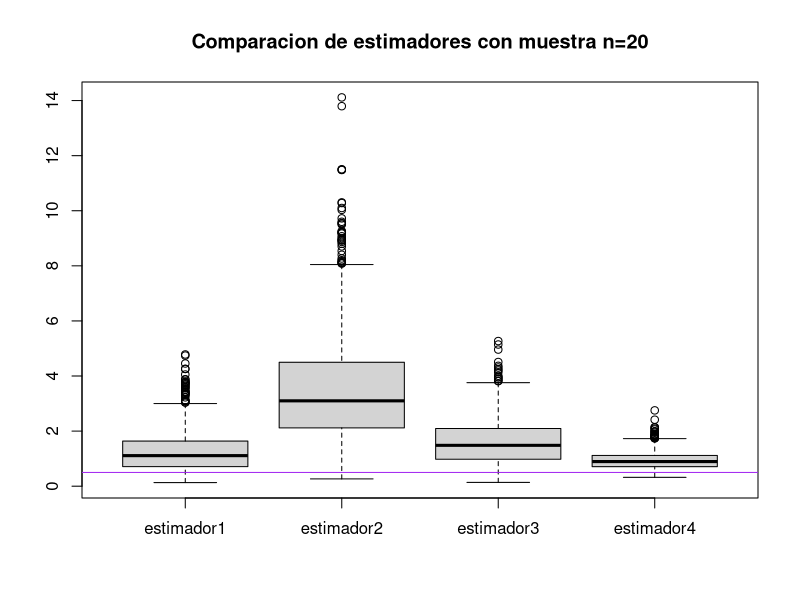
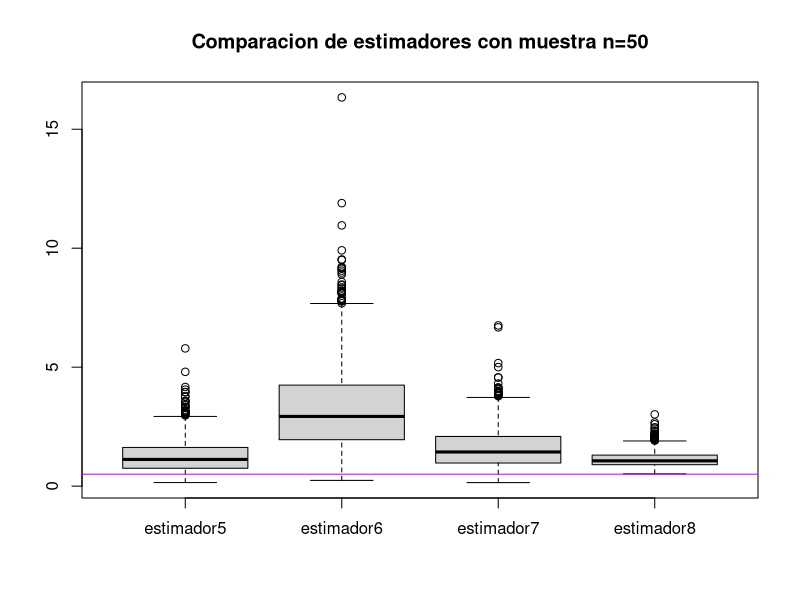
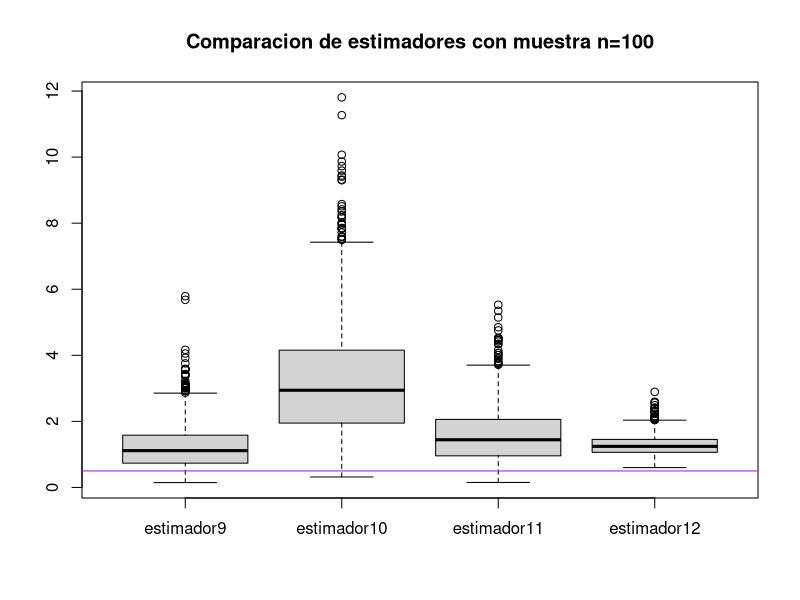
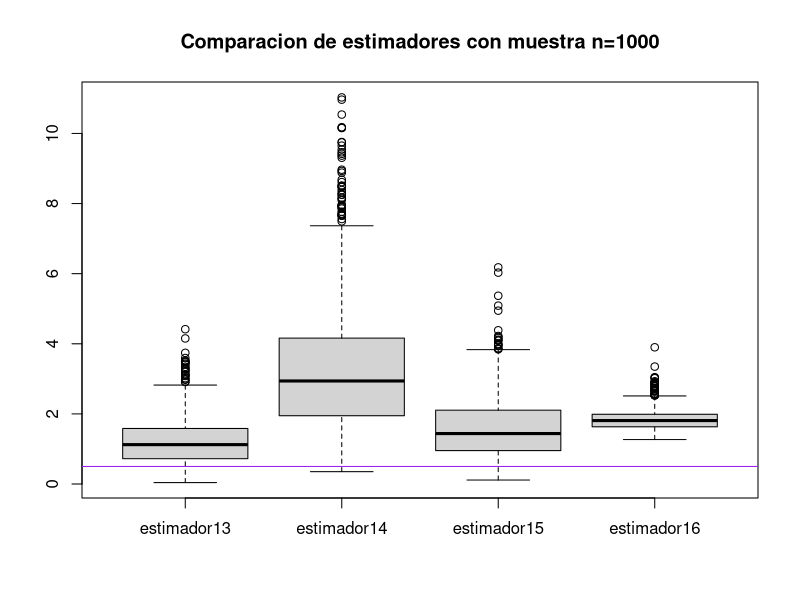
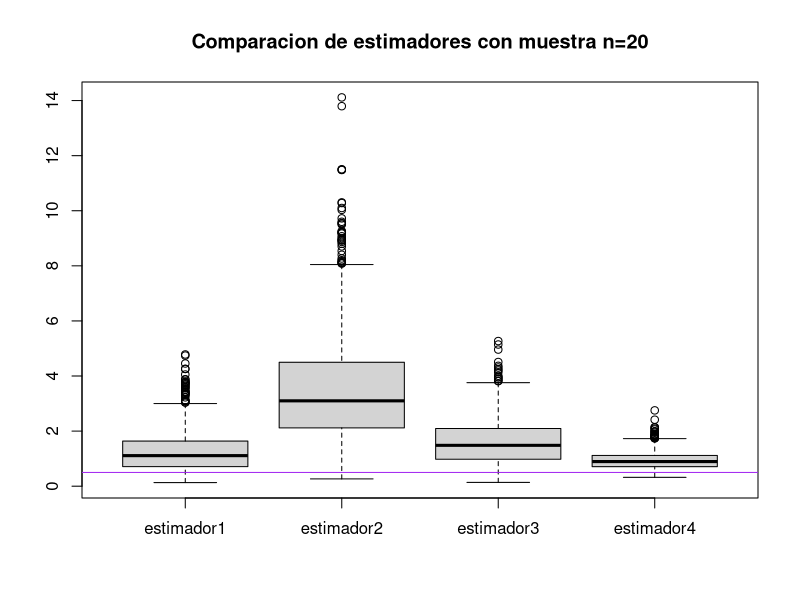
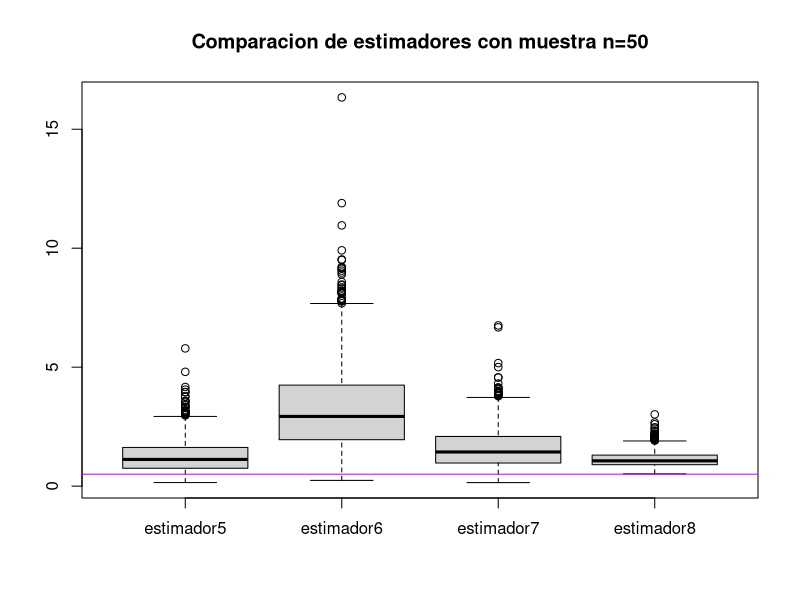
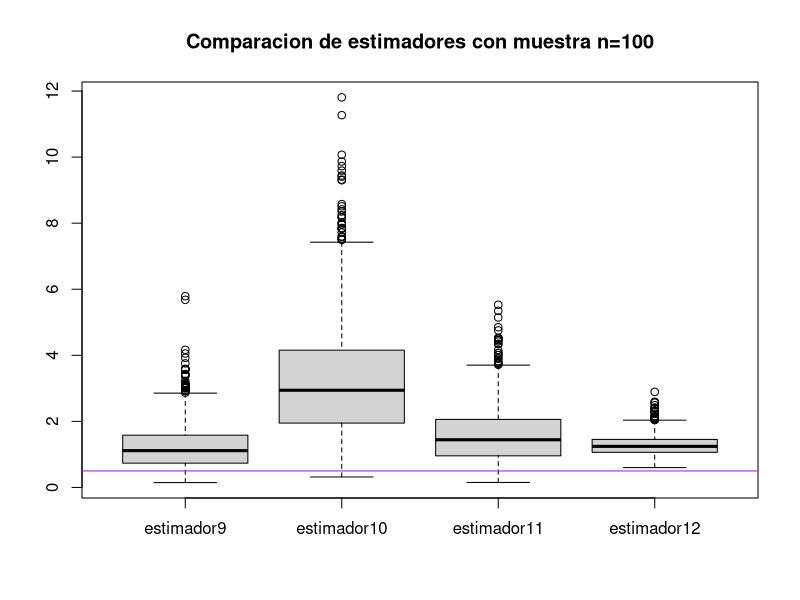
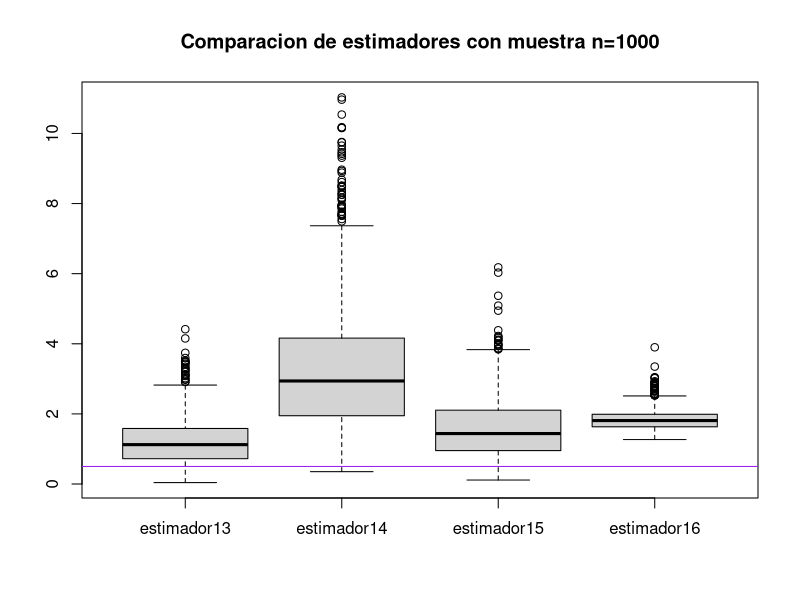

Source code (R) for these figures, in order:
## ---- chunk 1
knitr::opts_chunk$set(echo = FALSE)
## ---- chunk 2
thetaReal = 2
numSimulaciones <- 1000
estimador20 <- numeric(numSimulaciones)
set.seed(123)

# primer estimador
for (i in 1:numSimulaciones) {
  theta <- rexp(20, rate = thetaReal)
  theta1  <- (theta[1] + theta[2] / 6) + (theta[3] + theta[4] / 3)
  estimador20[i] <- theta1
}
sesgo1 <- mean(estimador20) - thetaReal
varianza1 <- var(estimador20)
estimador1 <-estimador20

# segundo estimador
for (i in 1:numSimulaciones) {
  theta <- rexp(20, rate = thetaReal)
  theta2  <- theta[1] + 2*theta[2] + 3*theta[3] + 4*theta[4] / 5
  estimador20[i] <- theta2
}
sesgo2 <- mean(estimador20) - thetaReal
varianza2 <- var(estimador20)
estimador2 <-estimador20

# tercer estimador
for (i in 1:numSimulaciones) {
  theta<- rexp(20, rate = thetaReal)
  theta3  <- theta[1] + theta[2] + theta[3] + theta[4] / 4
 estimador20[i] <- theta3
}
sesgo3 <- mean(estimador20) - thetaReal
varianza3 <- var(estimador20)
estimador3 <-estimador20

# cuarto estimador
for (i in 1:numSimulaciones) {
  theta <- rexp(20, rate = thetaReal)
  theta4  <- min(theta) + max(theta) / 2
  estimador20[i] <- theta4
}
sesgo4 <- mean(estimador20) - thetaReal
varianza4 <- var(estimador20)
estimador4 <-estimador20

sesgo20 <-c(sesgo1,sesgo2,sesgo3,sesgo4)
sesgo20
## ---- chunk 3
varianza20 <-c(varianza1,varianza2,varianza3,varianza4)
varianza20
## ---- chunk 4
estimadores20 <-data.frame(estimador1,estimador2,estimador3,estimador4)
boxplot(estimadores20, main='Comparacion de estimadores con muestra n=20')
abline(h=1/2,col='purple')
## ---- chunk 5
thetaReal = 2
numSimulaciones <- 1000
estimador50 <- numeric(numSimulaciones)
set.seed(123)

# Primer estimador
for (i in 1:numSimulaciones) {
  theta <- rexp(50, rate = thetaReal)
  theta5  <- (theta[1] + theta[2] / 6) + (theta[3] + theta[4] / 3)
  estimador50[i] <- theta5
}
sesgo5 <- mean(estimador50) - thetaReal
varianza5 <- var(estimador50)
estimador5 <-estimador50

# Segundo estimador
for (i in 1:numSimulaciones) {
  theta <- rexp(50, rate = thetaReal)
  theta6  <- theta[1] + 2*theta[2] + 3*theta[3] + 4*theta[4] / 5
  estimador50[i] <- theta6
}
sesgo6 <- mean(estimador50) - thetaReal
varianza6 <- var(estimador50)
estimador6 <-estimador50


# Tercer estimador
for (i in 1:numSimulaciones) {
  theta <- rexp(50, rate = thetaReal)
  theta7  <- theta[1] + theta[2] + theta[3] + theta[4] / 4
 estimador50[i] <- theta7
}
sesgo7 <- mean(estimador50) - thetaReal
varianza7 <- var(estimador50)
estimador7 <-estimador50


# Cuarto estimador
for (i in 1:numSimulaciones) {
  theta <- rexp(50, rate = thetaReal)
  theta8  <- min(theta) + max(theta) / 2
  estimador50[i] <- theta8
}
sesgo8 <- mean(estimador50) - thetaReal
varianza8 <- var(estimador50)
estimador8 <-estimador50


sesgo50 <-c(sesgo5,sesgo6,sesgo7,sesgo8)
sesgo50
## ---- chunk 6
varianza50 <-c(varianza5,varianza6,varianza7,varianza8)
varianza50
## ---- chunk 7
estimadores50 <-data.frame(estimador5,estimador6,estimador7,estimador8)
boxplot(estimadores50, main='Comparacion de estimadores con muestra n=50')
abline(h=1/2,col='purple')
## ---- chunk 8
thetaReal = 2
numSimulaciones <- 1000
estimador100 <- numeric(numSimulaciones)
set.seed(123)

# Primer estimador
for (i in 1:numSimulaciones) {
  theta <- rexp(100, rate = thetaReal)
  theta9  <- (theta[1] + theta[2] / 6) + (theta[3] + theta[4] / 3)
  estimador100[i] <- theta9
}
sesgo9 <- mean(estimador100) - thetaReal
varianza9 <- var(estimador100)
estimador9 <-estimador100


# Segundo estimador
for (i in 1:numSimulaciones) {
  theta <- rexp(100, rate = thetaReal)
  theta10  <- theta[1] + 2*theta[2] + 3*theta[3] + 4*theta[4] / 5
  estimador100[i] <- theta10
}
sesgo10 <- mean(estimador100) - thetaReal
varianza10 <- var(estimador100)
estimador10 <-estimador100


# Tercer estimador
for (i in 1:numSimulaciones) {
  theta <- rexp(100, rate = thetaReal)
  theta11 <- theta[1] + theta[2] + theta[3] + theta[4] / 4
 estimador100[i] <- theta11
}
sesgo11 <- mean(estimador100) - thetaReal
varianza11 <- var(estimador100)
estimador11 <-estimador100


# Cuarto estimador
for (i in 1:numSimulaciones) {
  theta <- rexp(100, rate = thetaReal)
  theta12  <- min(theta) + max(theta) / 2
  estimador100[i] <- theta12
}
sesgo12 <- mean(estimador100) - thetaReal
varianza12 <- var(estimador100)
estimador12 <-estimador100


sesgo100 <-c(sesgo9,sesgo10,sesgo11,sesgo12)
sesgo100
## ---- chunk 9
varianza100 <-c(varianza9,varianza10,varianza11,varianza12)
varianza100
## ---- chunk 10
estimadores100<-data.frame(estimador9,estimador10,estimador11,estimador12)
boxplot(estimadores100, main='Comparacion de estimadores con muestra n=100')
abline(h=1/2,col='purple')
## ---- chunk 11
thetaReal = 2
numSimulaciones <- 1000
estimador1000 <- numeric(numSimulaciones)
set.seed(123)


# Primer estimador
for (i in 1:numSimulaciones) {
  theta <- rexp(1000, rate = thetaReal)
  theta13  <- (theta[1] + theta[2] / 6) + (theta[3] + theta[4] / 3)
  estimador1000[i] <- theta13
}
sesgo13 <- mean(estimador1000) - thetaReal
varianza13 <- var(estimador1000)
estimador13 <-estimador1000


# Segundo estimador
for (i in 1:numSimulaciones) {
  theta <- rexp(1000, rate = thetaReal)
  theta14  <- theta[1] + 2*theta[2] + 3*theta[3] + 4*theta[4] / 5
  estimador1000[i] <- theta14
}
sesgo14 <- mean(estimador1000) - thetaReal
varianza14 <- var(estimador1000)
estimador14 <-estimador1000


# Tercer estimador
for (i in 1:numSimulaciones) {
  theta <- rexp(1000, rate = thetaReal)
  theta15 <- theta[1] + theta[2] + theta[3] + theta[4] / 4
 estimador1000[i] <- theta15
}
sesgo15 <- mean(estimador1000) - thetaReal
varianza15 <- var(estimador1000)
estimador15 <-estimador1000


# Cuarto estimador
for (i in 1:numSimulaciones) {
  theta <- rexp(1000, rate = thetaReal)
  theta16 <- min(theta) + max(theta) / 2
  estimador1000[i] <- theta16
}
sesgo16 <- mean(estimador1000) - thetaReal
varianza16 <- var(estimador1000)
estimador16 <-estimador1000


sesgo1000 <-c(sesgo13,sesgo14,sesgo15,sesgo16)
sesgo1000
## ---- chunk 12
varianza1000 <-c(varianza13,varianza14,varianza15,varianza16)
varianza1000
## ---- chunk 13
estimadores1000 <-data.frame(estimador13,estimador14,estimador15,estimador16)
boxplot(estimadores1000, main='Comparacion de estimadores con muestra n=1000')
abline(h=1/2,col='purple')
## ---- chunk 14
thetaReal = 2
numSimulaciones <- 1000
estimador20 <- numeric(numSimulaciones)
set.seed(123)

# primer estimador
for (i in 1:numSimulaciones) {
  theta<- rexp(20, rate = thetaReal)
  theta1  <- (theta[1] + theta[2] / 6) + (theta[3] + theta[4] / 3)
  estimador20[i] <- theta1
}
sesgo1 <- mean(estimador20) - thetaReal
varianza1 <- var(estimador20)
estimador1 <-estimador20

# segundo estimador
for (i in 1:numSimulaciones) {
  theta<- rexp(20, rate = thetaReal)
  theta2  <- theta[1] + 2*theta[2] + 3*theta[3] + 4*theta[4] / 5
  estimador20[i] <- theta2
}
sesgo2 <- mean(estimador20) - thetaReal
varianza2 <- var(estimador20)
estimador2 <-estimador20

# tercer estimador
for (i in 1:numSimulaciones) {
  theta<- rexp(20, rate = thetaReal)
  theta3  <- theta[1] + theta[2] + theta[3] + theta[4] / 4
 estimador20[i] <- theta3
}
sesgo3 <- mean(estimador20) - thetaReal
varianza3 <- var(estimador20)
estimador3 <-estimador20

# cuarto estimador
for (i in 1:numSimulaciones) {
  theta <- rexp(20, rate = thetaReal)
  theta4  <- min(theta) + max(theta) / 2
  estimador20[i] <- theta4
}
sesgo4 <- mean(estimador20) - thetaReal
varianza4 <- var(estimador20)
estimador4 <-estimador20

sesgo20 <-c(sesgo1,sesgo2,sesgo3,sesgo4)
sesgo20
## ---- chunk 15
varianza20 <-c(varianza1,varianza2,varianza3,varianza4)
varianza20
## ---- chunk 16
estimadores20 <-data.frame(estimador1,estimador2,estimador3,estimador4)
boxplot(estimadores20, main='Comparacion de estimadores con muestra n=20')
abline(h=1/2,col='purple')
## ---- chunk 17
thetaReal = 2
numSimulaciones <- 1000
estimador50 <- numeric(numSimulaciones)
set.seed(123)

# Primer estimador
for (i in 1:numSimulaciones) {
  theta <- rexp(50, rate = thetaReal)
  theta5  <- (theta[1] + theta[2] / 6) + (theta[3] + theta[4] / 3)
  estimador50[i] <- theta5
}
sesgo5 <- mean(estimador50) - thetaReal
varianza5 <- var(estimador50)
estimador5 <-estimador50

# Segundo estimador
for (i in 1:numSimulaciones) {
  theta <- rexp(50, rate = thetaReal)
  theta6  <- theta[1] + 2*theta[2] + 3*theta[3] + 4*theta[4] / 5
  estimador50[i] <- theta6
}
sesgo6 <- mean(estimador50) - thetaReal
varianza6 <- var(estimador50)
estimador6 <-estimador50


# Tercer estimador

for (i in 1:numSimulaciones) {
  theta <- rexp(50, rate = thetaReal)
  theta7  <- theta[1] + theta[2] + theta[3] + theta[4] / 4
 estimador50[i] <- theta7
}
sesgo7 <- mean(estimador50) - thetaReal
varianza7 <- var(estimador50)
estimador7 <-estimador50


# Cuarto estimador
for (i in 1:numSimulaciones) {
  theta<- rexp(50, rate = thetaReal)
  theta8  <- min(theta) + max(theta) / 2
  estimador50[i] <- theta8
}
sesgo8 <- mean(estimador50) - thetaReal
varianza8 <- var(estimador50)
estimador8 <-estimador50


sesgo50 <-c(sesgo5,sesgo6,sesgo7,sesgo8)
sesgo50
## ---- chunk 18
varianza50 <-c(varianza5,varianza6,varianza7,varianza8)
varianza50
## ---- chunk 19
estimadores50 <-data.frame(estimador5,estimador6,estimador7,estimador8)
boxplot(estimadores50, main='Comparacion de estimadores con muestra n=50')
abline(h=1/2,col='purple')
## ---- chunk 20
thetaReal = 2
numSimulaciones <- 1000
estimador100 <- numeric(numSimulaciones)
set.seed(123)

# Primer estimador
for (i in 1:numSimulaciones) {
  theta<- rexp(100, rate = thetaReal)
  theta9  <- (theta[1] + theta[2] / 6) + (theta[3] + theta[4] / 3)
  estimador100[i] <- theta9
}
sesgo9 <- mean(estimador100) - thetaReal
varianza9 <- var(estimador100)
estimador9 <-estimador100


# Segundo estimador
for (i in 1:numSimulaciones) {
  theta<- rexp(100, rate = thetaReal)
  theta10  <- theta[1] + 2*theta[2] + 3*theta[3] + 4*theta[4] / 5
  estimador100[i] <- theta10
}
sesgo10 <- mean(estimador100) - thetaReal
varianza10 <- var(estimador100)
estimador10 <-estimador100


# Tercer estimador
for (i in 1:numSimulaciones) {
  theta<- rexp(100, rate = thetaReal)
  theta11 <- theta[1] + theta[2] + theta[3] + theta[4] / 4
 estimador100[i] <- theta11
}
sesgo11 <- mean(estimador100) - thetaReal
varianza11 <- var(estimador100)
estimador11 <-estimador100


# Cuarto estimador
for (i in 1:numSimulaciones) {
  theta<- rexp(100, rate = thetaReal)
  theta12  <- min(theta) + max(theta) / 2
  estimador100[i] <- theta12
}
sesgo12 <- mean(estimador100) - thetaReal
varianza12 <- var(estimador100)
estimador12 <-estimador100


sesgo100 <-c(sesgo9,sesgo10,sesgo11,sesgo12)
sesgo100
## ---- chunk 21
varianza100 <-c(varianza9,varianza10,varianza11,varianza12)
varianza100
## ---- chunk 22
estimadores100<-data.frame(estimador9,estimador10,estimador11,estimador12)
boxplot(estimadores100, main='Comparacion de estimadores con muestra n=100')
abline(h=1/2,col='purple')
## ---- chunk 23
thetaReal = 2
numSimulaciones <- 1000
estimador1000 <- numeric(numSimulaciones)
set.seed(123)


# Primer estimador
for (i in 1:numSimulaciones) {
  theta<- rexp(1000, rate = thetaReal)
  theta13  <- (theta[1] + theta[2] / 6) + (theta[3] + theta[4] / 3)
  estimador1000[i] <- theta13
}
sesgo13 <- mean(estimador1000) - thetaReal
varianza13 <- var(estimador1000)
estimador13 <-estimador1000


# Segundo estimador
for (i in 1:numSimulaciones) {
  theta<- rexp(1000, rate = thetaReal)
  theta14  <- theta[1] + 2*theta[2] + 3*theta[3] + 4*theta[4] / 5
  estimador1000[i] <- theta14
}
sesgo14 <- mean(estimador1000) - thetaReal
varianza14 <- var(estimador1000)
estimador14 <-estimador1000


# Tercer estimador
for (i in 1:numSimulaciones) {
  theta<- rexp(1000, rate = thetaReal)
  theta15 <- theta[1] + theta[2] + theta[3] + theta[4] / 4
 estimador1000[i] <- theta15
}
sesgo15 <- mean(estimador1000) - thetaReal
varianza15 <- var(estimador1000)
estimador15 <-estimador1000


# Cuarto estimador
for (i in 1:numSimulaciones) {
  theta<- rexp(1000, rate = thetaReal)
  theta16 <- min(theta) + max(theta) / 2
  estimador1000[i] <- theta16
}
sesgo16 <- mean(estimador1000) - thetaReal
varianza16 <- var(estimador1000)
estimador16 <-estimador1000


sesgo1000 <-c(sesgo13,sesgo14,sesgo15,sesgo16)
sesgo1000
## ---- chunk 24
varianza1000<-c(varianza13,varianza14,varianza15,varianza16)
varianza1000
## ---- chunk 25
estimadores1000<-data.frame(estimador13,estimador14,estimador15,estimador16)
boxplot(estimadores1000, main='Comparacion de estimadores con muestra n=1000')
abline(h=1/2,col='purple')
